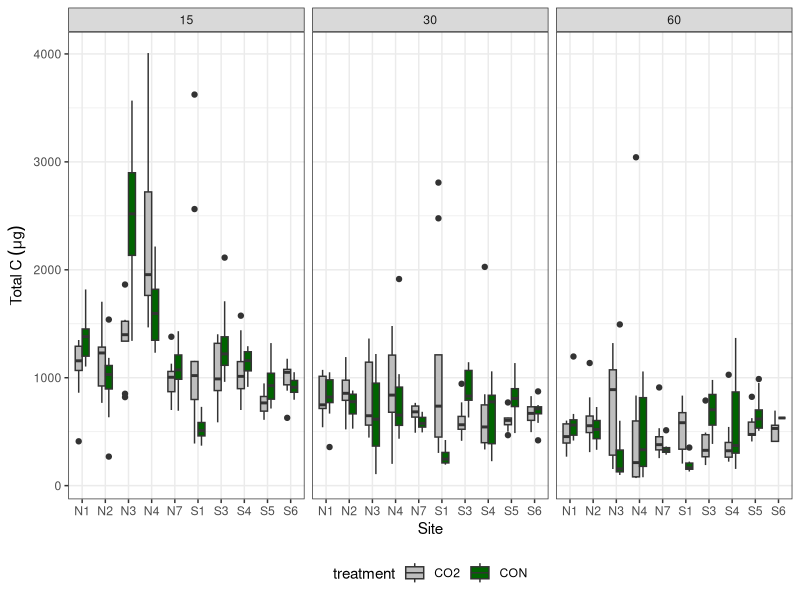
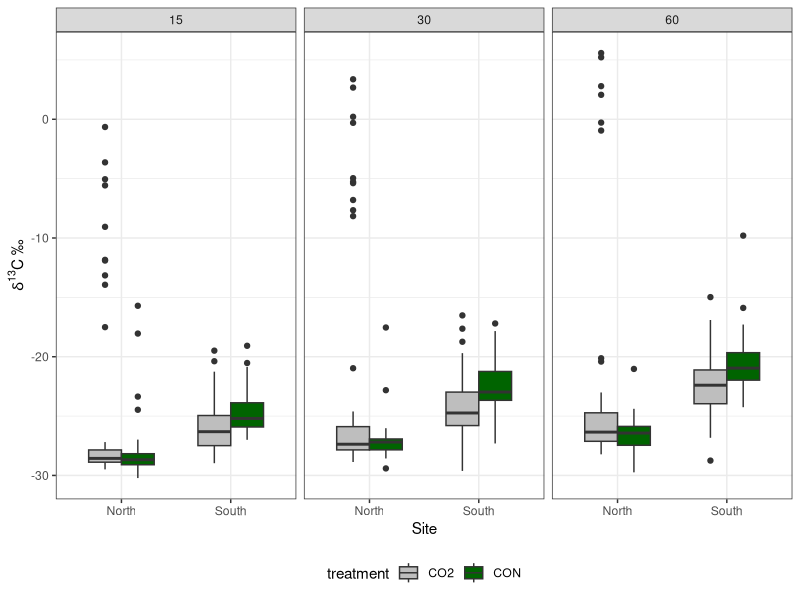
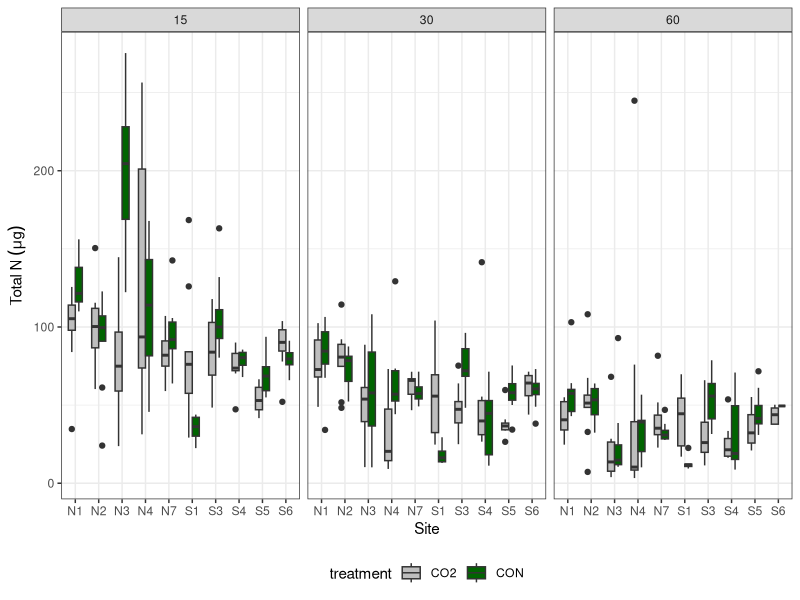
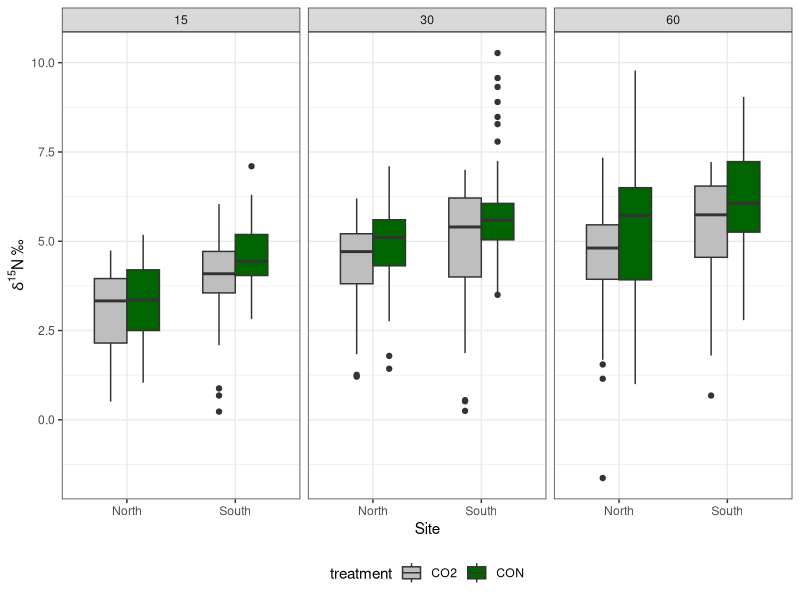
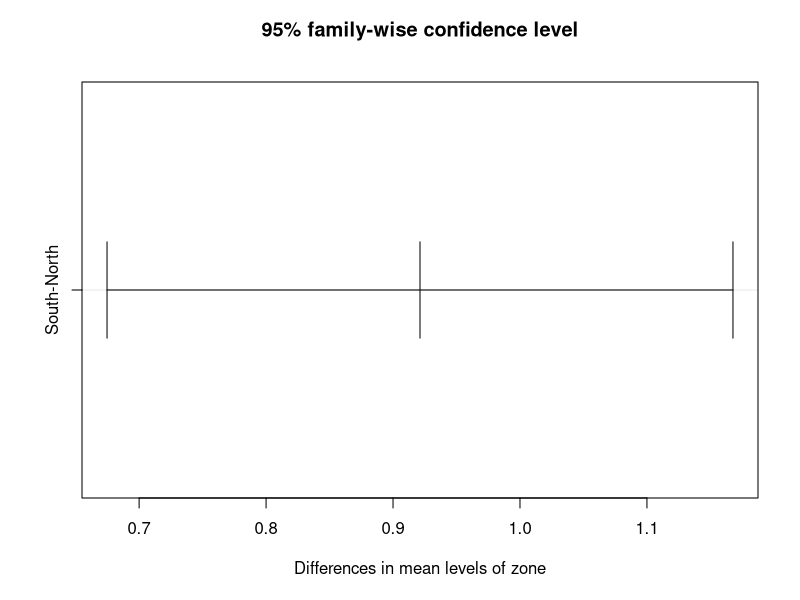
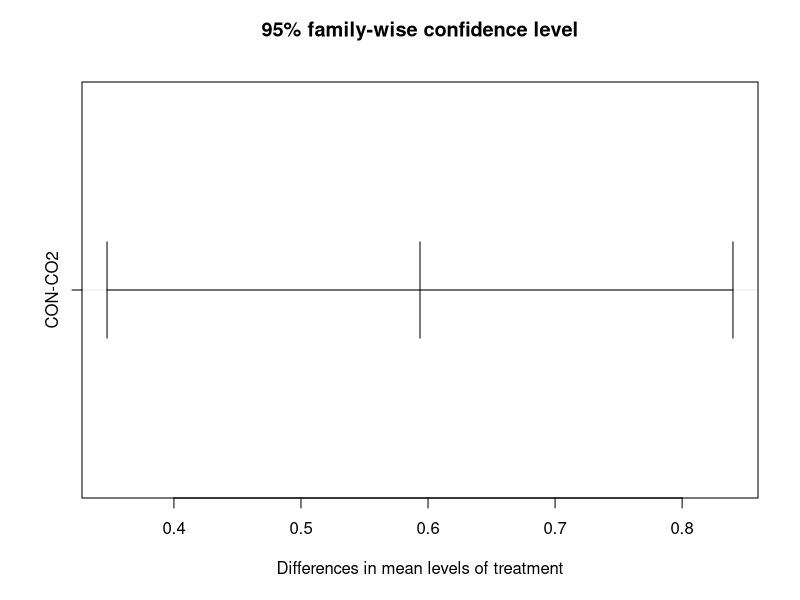
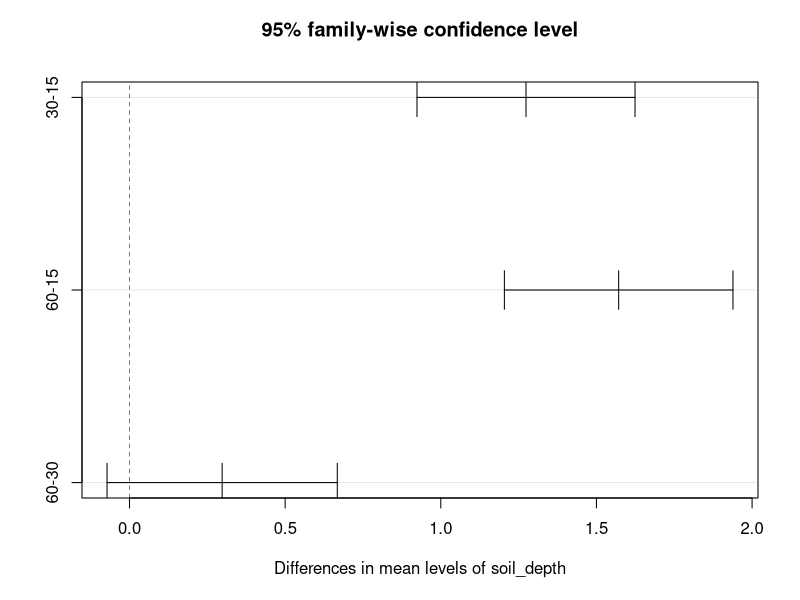
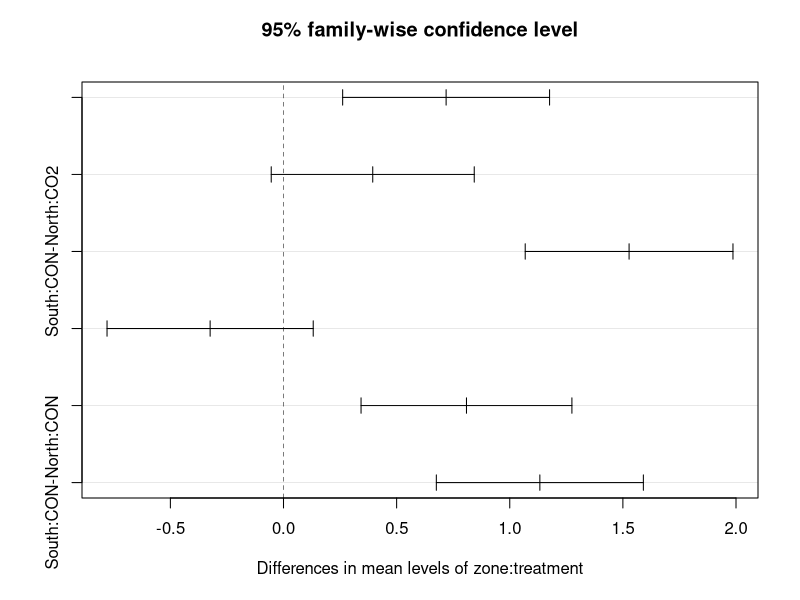

Write R code to recreate these figures, in order.
#Author/Date
#Gabriela Shirkey 4/3/2025
#Isotope comparison between zones (north/south), soil depth, and treatment (CO2/CON)


#Library
library(dplyr)
library(plotrix) # for std.error
library(ggplot2)
library(multcompView)

#read in data
df <- read.csv("isotopes.csv", stringsAsFactors = FALSE)
str(df)

#remove duplicates (assuming that is what soil depths ending with a D are)
df <- df%>%filter(soil_depth !="-D" & soil_depth !="D1" & soil_depth !="D2"& 
                    soil_depth !="il"& soil_depth !="90"& soil_depth !="40"& 
                    soil_depth !="35"& soil_depth !="20")
unique(df$soil_depth)


# Boxplots by site_id or "zone" (i.e., north/south) -------------------------------------------------------


figc <- ggplot(df, aes(x = site_id, y = total_c_ug, fill=treatment), na.rm= TRUE) +
  geom_boxplot(position = "dodge", show.legend = T, width = 0.6) + 
  labs(y = expression("Total C" ~(mu*g)), x = "Site") + 
  #labs(y = expression(delta^13*C ~ "\U2030"), x = "Site") + 
  theme_bw() + 
  facet_wrap(~soil_depth)+
  #geom_errorbar(aes(ymin = total_c_ug_mean - df_summary$total_c_ug_se, ymax = total_c_ug_mean + df_summary$total_c_ug_se), position = position_dodge(width = 0.6), linetype = 1,width=0.2) + 
  theme(legend.position="bottom") + 
  scale_fill_manual(values=c("grey", "darkgreen")) 
figc

figc <- ggplot(df, aes(x = zone, y = delta_c13 , fill=treatment), na.rm= TRUE) +
  geom_boxplot(position = "dodge", show.legend = T, width = 0.6) + 
  labs(y = expression("Total C" ~(mu*g)), x = "Site") + 
  labs(y = expression(delta^13*C ~ "\U2030"), x = "Site") + 
  theme_bw() + 
  facet_wrap(~soil_depth)+
  #geom_errorbar(aes(ymin = total_c_ug_mean - df_summary$total_c_ug_se, ymax = total_c_ug_mean + df_summary$total_c_ug_se), position = position_dodge(width = 0.6), linetype = 1,width=0.2) + 
  theme(legend.position="bottom") + 
  scale_fill_manual(values=c("grey", "darkgreen")) 
figc


fign <- ggplot(df, aes(x = site_id, y = total_n_ug , fill=treatment), na.rm= TRUE) +
  geom_boxplot(position = "dodge", show.legend = T, width = 0.6) + 
  labs(y = expression("Total N" ~(mu*g)), x = "Site") + 
  #labs(y = expression(delta^15*N ~ "\U2030"), x = "Site") + 
  theme_bw() + 
  facet_wrap(~soil_depth)+
  #geom_errorbar(aes(ymin = total_c_ug_mean - df_summary$total_c_ug_se, ymax = total_c_ug_mean + df_summary$total_c_ug_se), position = position_dodge(width = 0.6), linetype = 1,width=0.2) + 
  theme(legend.position="bottom") + 
  scale_fill_manual(values=c("grey", "darkgreen")) 
fign

fign <- ggplot(df, aes(x = zone, y = delta_n15 , fill=treatment), na.rm= TRUE) +
  geom_boxplot(position = "dodge", show.legend = T, width = 0.6) + 
  #labs(y = expression("Total N" ~(mu*g)), x = "Site") + 
  labs(y = expression(delta^15*N ~ "\U2030"), x = "Site") +
  theme_bw() + 
  facet_wrap(~soil_depth)+
  #geom_errorbar(aes(ymin = total_c_ug_mean - df_summary$total_c_ug_se, ymax = total_c_ug_mean + df_summary$total_c_ug_se), position = position_dodge(width = 0.6), linetype = 1,width=0.2) + 
  theme(legend.position="bottom") + 
  scale_fill_manual(values=c("grey", "darkgreen")) 
fign


# 3-way ANOVA N isotope-----------------------------------------------------------
#where zone is either north or south side

model_n <- aov(delta_n15~ zone*treatment*soil_depth, data=df)
summary(model_n)
# zone                        1  111.9  111.87  53.903 8.26e-13 ***
# treatment                   1   46.5   46.53  22.419 2.84e-06 ***
# soil_depth                  2  249.1  124.57  60.024  < 2e-16 ***
# zone:treatment              1    5.7    5.66   2.728   0.0992 .  
# zone:soil_depth             2    1.6    0.80   0.387   0.6793    
# treatment:soil_depth        2    2.1    1.03   0.495   0.6097    
# zone:treatment:soil_depth   2    0.4    0.18   0.088   0.9161    
# Residuals                 516 1070.9    2.08                     
# ---
#   Signif. codes:  0 ‘***’ 0.001 ‘**’ 0.01 ‘*’ 0.05 ‘.’ 0.1 ‘ ’ 1

tukey_n <- TukeyHSD(model_n) 
plot(tukey_n)
# compact letter display
cld_n <- multcompLetters4(model_n, tukey_n)
cld_n


# 3-way ANOVA C isotope-----------------------------------------------------------
#where zone is either north or south side

model_c <- aov(delta_c13~ zone*treatment*soil_depth, data=df)
summary(model_c)
# Df Sum Sq Mean Sq F value   Pr(>F)    
# zone                        1    377   377.1  13.501 0.000263 ***
# treatment                   1    251   250.8   8.977 0.002865 ** 
# soil_depth                  2    730   364.9  13.063 2.92e-06 ***
# zone:treatment              1   1144  1144.0  40.958 3.50e-10 ***
# zone:soil_depth             2     60    29.8   1.068 0.344445    
# treatment:soil_depth        2      3     1.5   0.055 0.946281    
# zone:treatment:soil_depth   2     31    15.5   0.556 0.573653    
# Residuals                 516  14413    27.9                     
# ---
#   Signif. codes:  0 ‘***’ 0.001 ‘**’ 0.01 ‘*’ 0.05 ‘.’ 0.1 ‘ ’ 


tukey_c <- TukeyHSD(model_c) 
print(tukey_c)
plot(tukey_c)
# compact letter display
cld_c <- multcompLetters4(model_c, tukey_c)
cld_c$`zone:treatment:soil_depth`


# Creating a table with posthoc compact letter display ----------------------------

#Carbon Isotopes
Tk_c<- df%>%group_by(zone, soil_depth, treatment)%>%summarise(mean=mean(delta_c13), quant=quantile(delta_c13, probs=0.75))%>%
  arrange(desc(mean))
head(Tk_c)

cld_c <- as.data.frame.list(cld_c$`zone:treatment:soil_depth`)
Tk_c$letters <- cld_c$Letters

#Nitrogen Isotopes
Tk_n<- df%>%group_by(zone, soil_depth, treatment)%>%summarise(mean=mean(delta_n15), quant=quantile(delta_n15, probs=0.75))%>%
  arrange(desc(mean))
head(Tk_n)

cld_n <- as.data.frame.list(cld_n$`zone:treatment:soil_depth`)
Tk_n$letters <- cld_n$Letters


# Adding the letters to the boxplot figures -------------------------------

#C differences between treatments*zone*soildepth
figc <- ggplot(df, aes(x = zone, y = delta_c13 , fill=treatment), na.rm= TRUE) +
  geom_boxplot(position = "dodge", show.legend = T, width = 0.6) +
  labs(y = expression(delta^13*C ~ "\U2030"), x = "Site") + 
  theme_bw() + 
  facet_wrap(~soil_depth)+
  geom_text(data = Tk_c, aes(x = zone, y = quant+1.5, label = letters),position = position_dodge(0.55))+
  theme(legend.position="bottom") + 
  scale_fill_manual(values=c("grey", "darkgreen")) 
figc
ggsave("C_delta_isotopes_tukey.png",width = 8, height = 6, figc)


#N differences between treatments*zone*soildepth
fign <- ggplot(df, aes(x = zone, y = delta_n15 , fill=treatment), na.rm= TRUE) +
  geom_boxplot(position = "dodge", show.legend = T, width = 0.6) + 
  labs(y = expression(delta^15*N ~ "\U2030"), x = "Site") +
  theme_bw() + 
  facet_wrap(~soil_depth)+
  geom_text(data = Tk_n, aes(x = zone, y = quant+0.5, label = letters),position = position_dodge(0.7))+
  theme(legend.position="bottom") + 
  scale_fill_manual(values=c("grey", "darkgreen")) 
fign
ggsave("N_delta_isotopes_tukey.png",width = 8, height = 6, fign)
